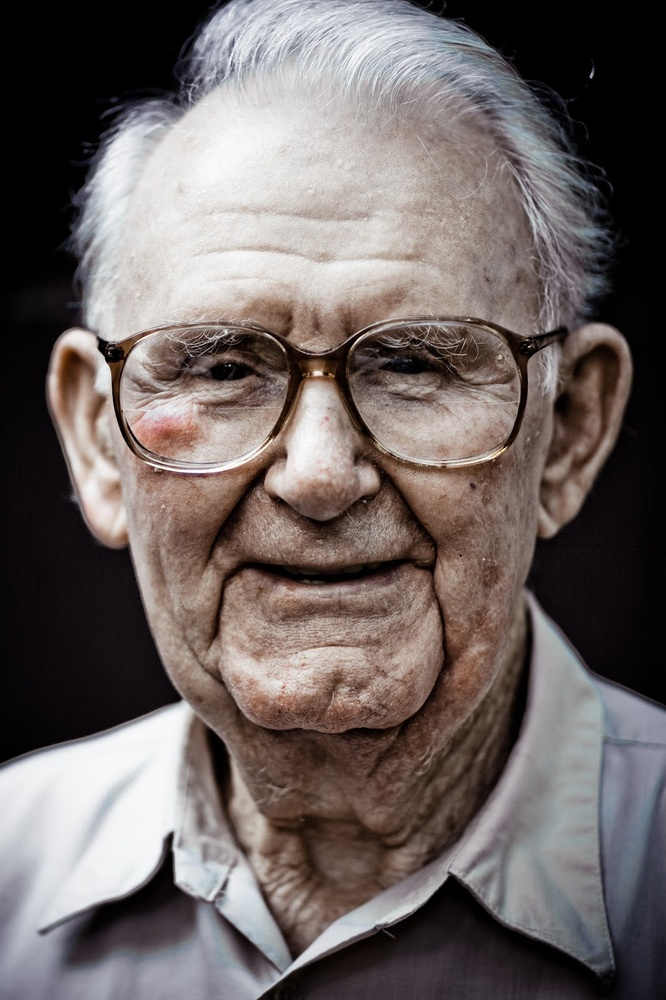
#> input picture Humans/1 (1).jpeg, 666 x 1000 px, shrunk from 1066 x 1600 before the run
$ python blurFace.py
#> lines starting #> are read from the running program, lines starting #| are printed output that depends on the picture
import cv2
import matplotlib.pyplot as plt

FD = cv2.CascadeClassifier('haarcascade_frontalface_default.xml')


def blurFaces(img, fname):
#> called with fname = '1 (1)'
    faces = FD.detectMultiScale(img, scaleFactor=1.1, minNeighbors=4)
#> faces = [[58, 164, 530, 530]]

    for x, y, w, h in faces:
        cv2.rectangle(img, (x, y), (x + w, y + h), (255, 255, 255), 2)
        face = img[y:y + h, x:x + w]
        height, width = face.shape[0], face.shape[1]
        img[y:y + height, x:x + width] = cv2.GaussianBlur(face, (95, 95), 30)
#> this loop made 1 pass
#> (x, y, w, h, height, width) on pass 1: (58, 164, 530, 530, 530, 530)
#> pass 1, in blurFaces, `face = img[y:y + h, x:x + w]`:
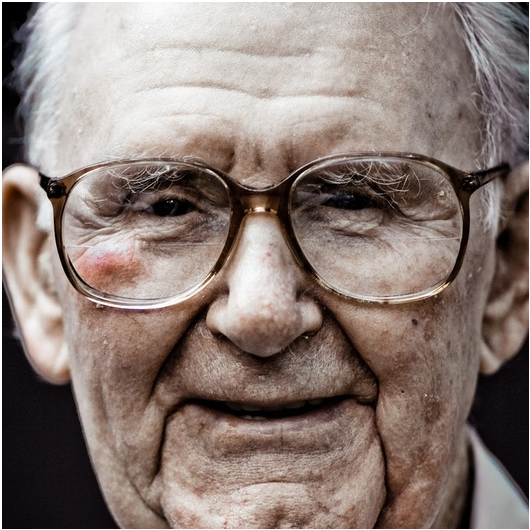
#> face: shape (530, 530, 4); mean B, G, R, A 117, 123.2, 138.6, 252.1
#> after the loop:
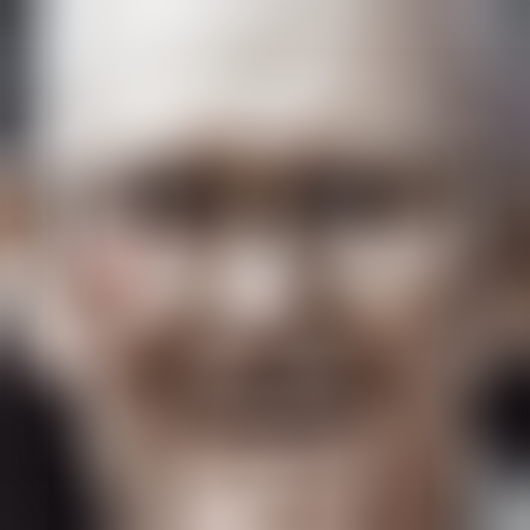
#> face: shape (530, 530, 4); mean B, G, R, A 116.4, 122.7, 138.1, 253
#> after the loop:
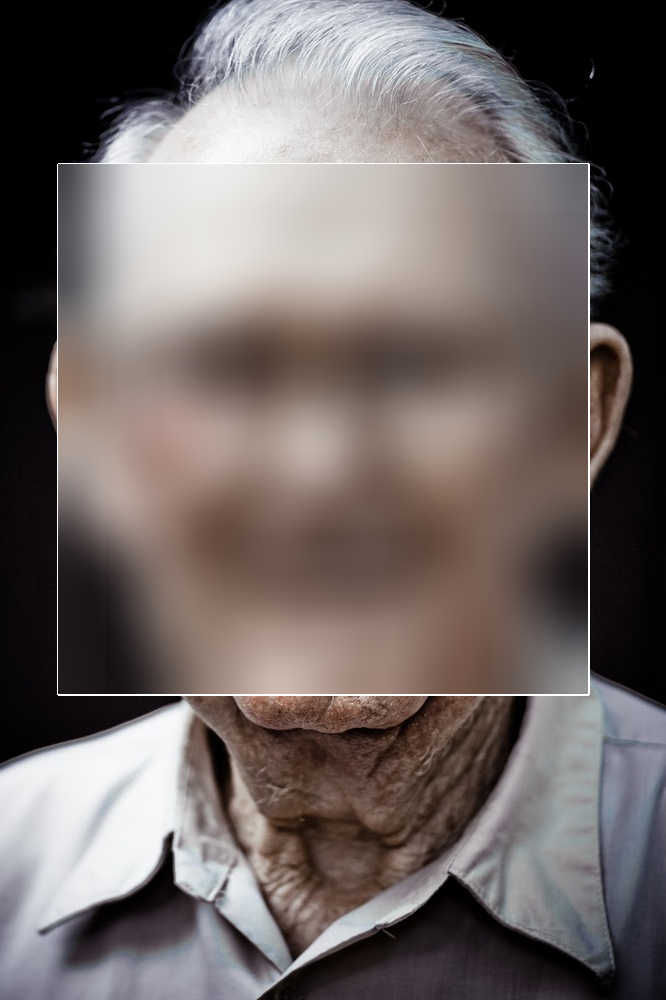
#> img: shape (1000, 666, 4); mean B, G, R, A 100.8, 102.4, 111.3, 253

    plt.axis('off')
    plt.imshow(cv2.cvtColor(img, cv2.COLOR_RGB2BGR))
    plt.show()
    filename = fname + "Blurred.png"
    print(filename)
    cv2.imwrite(str(filename), img)
    print("done")


file = 'Humans/1 (1).jpeg'
image = cv2.cvtColor(cv2.imread(file), cv2.IMREAD_GRAYSCALE)
name = file.split("/")[1]
name = name.split(".")[0]
blurFaces(image, name)

$ run again, with Humans/1 (10).jpeg copied over Humans/1 (1).jpeg
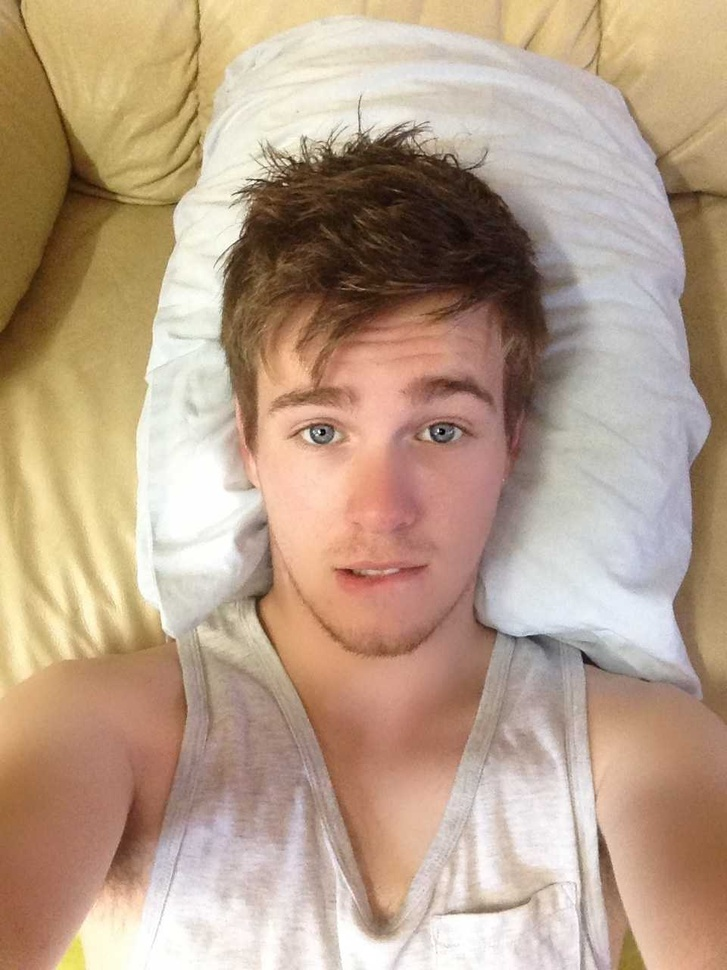
#> input picture Humans/1 (10).jpeg, 727 x 970 px, shrunk from 960 x 1280 before the run
#> faces = [[251, 784, 49, 49], [262, 884, 57, 57], [165, 880, 61, 61], [498, 785, 79, 79], [198, 279, 376, 376]]
#> the loop in blurFaces, `for x, y, w, h in faces:` made 5 passes
#> (x, y, w, h, height, width) on passes 1 to 5: (251, 784, 49, 49, 49, 49), (262, 884, 57, 57, 57, 57), (165, 880, 61, 61, 61, 61), (498, 785, 79, 79, 79, 79), (198, 279, 376, 376, 376, 376)
#> after the loop in blurFaces, `for x, y, w, h in faces:`:
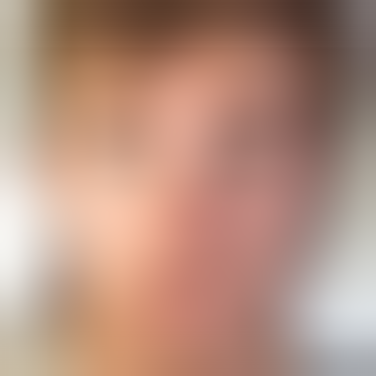
#> face: shape (376, 376, 4); mean B, G, R, A 127.3, 143.6, 180.3, 252.2
#> after the loop in blurFaces, `for x, y, w, h in faces:`:
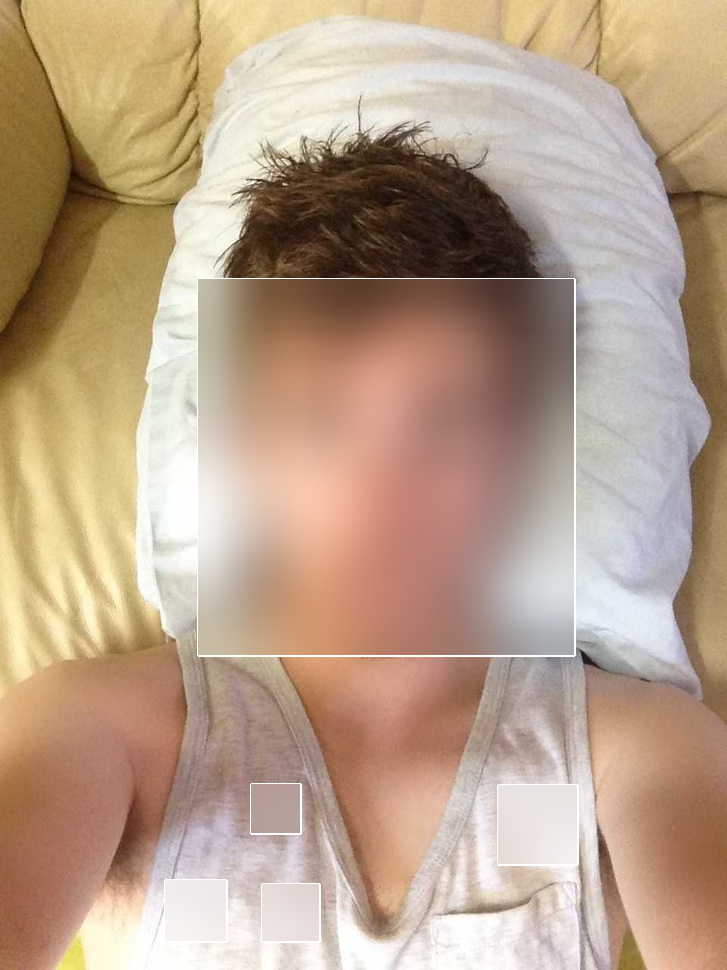
#> img: shape (970, 727, 4); mean B, G, R, A 138, 160.4, 185.4, 252.7

$ run again, with Humans/1 (11).jpeg copied over Humans/1 (1).jpeg
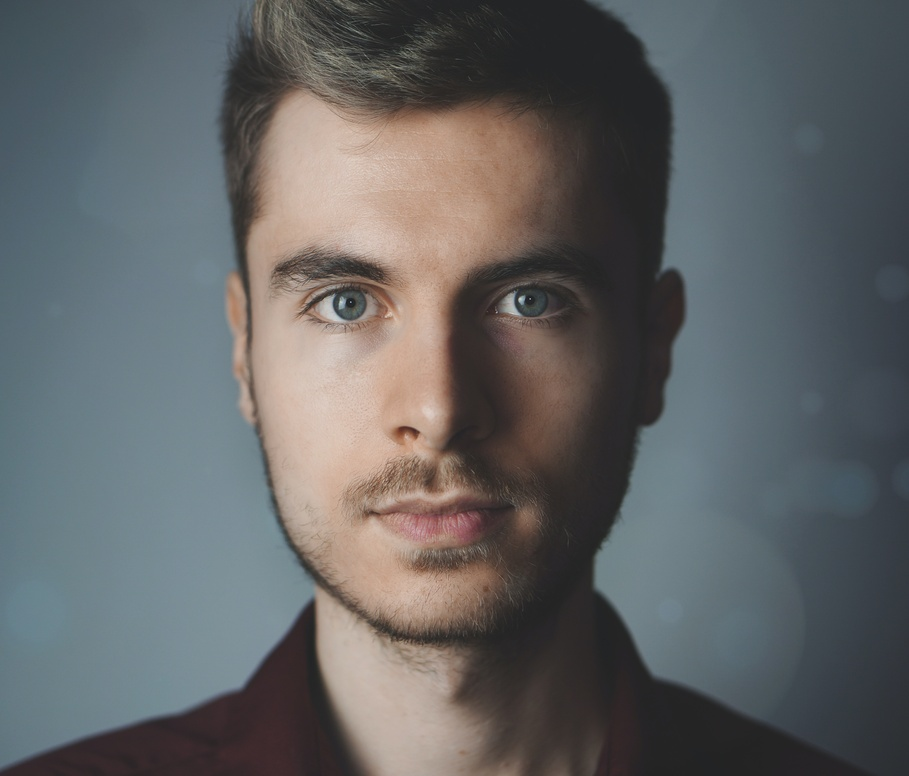
#> input picture Humans/1 (11).jpeg, 909 x 776 px, shrunk from 4684 x 4000 before the run
#> faces = [[180, 102, 514, 514]]
#> the loop in blurFaces, `for x, y, w, h in faces:` made 1 pass
#> (x, y, w, h, height, width) on pass 1: (180, 102, 514, 514, 514, 514)
#> after the loop in blurFaces, `for x, y, w, h in faces:`:
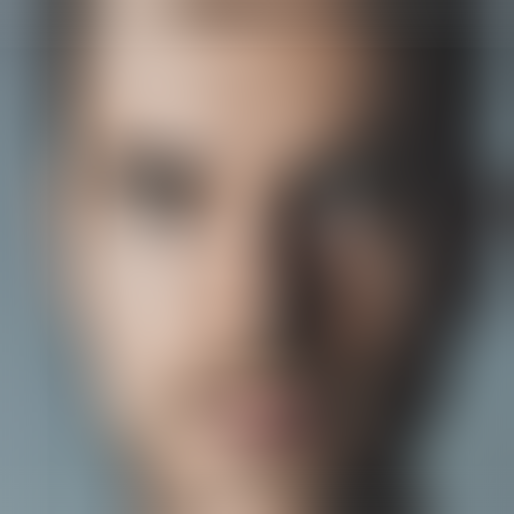
#> face: shape (514, 514, 4); mean B, G, R, A 106.9, 113.1, 123.4, 253
#> after the loop in blurFaces, `for x, y, w, h in faces:`:
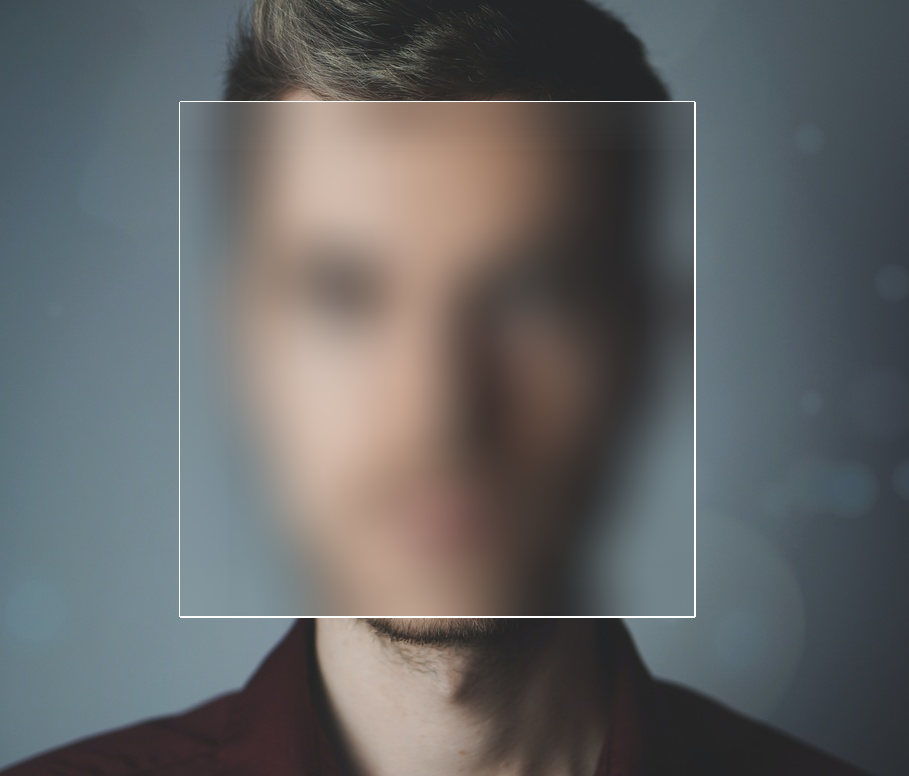
#> img: shape (776, 909, 4); mean B, G, R, A 101.4, 100.6, 99.1, 253.1

$ run again, with Humans/1 (10).jpg copied over Humans/1 (1).jpeg
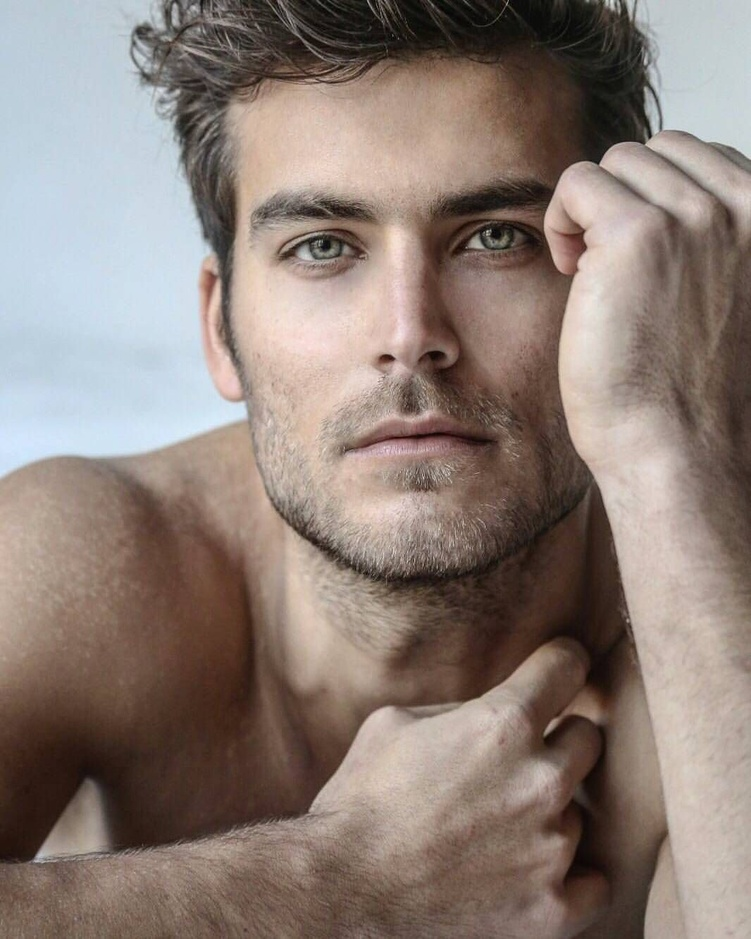
#> input picture Humans/1 (10).jpg, 751 x 939 px, shrunk from 1066 x 1332 before the run
#> faces = [[181, 70, 446, 446]]
#> the loop in blurFaces, `for x, y, w, h in faces:` made 1 pass
#> (x, y, w, h, height, width) on pass 1: (181, 70, 446, 446, 446, 446)
#> after the loop in blurFaces, `for x, y, w, h in faces:`:
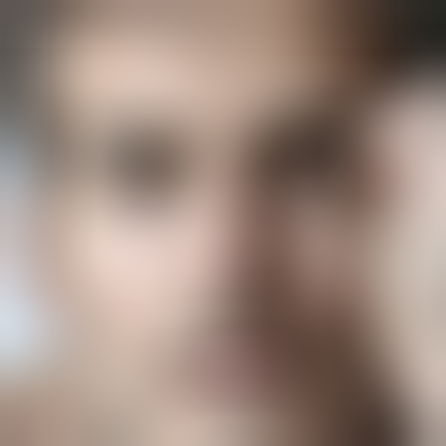
#> face: shape (446, 446, 4); mean B, G, R, A 127, 137.5, 157.7, 252.7
#> after the loop in blurFaces, `for x, y, w, h in faces:`:
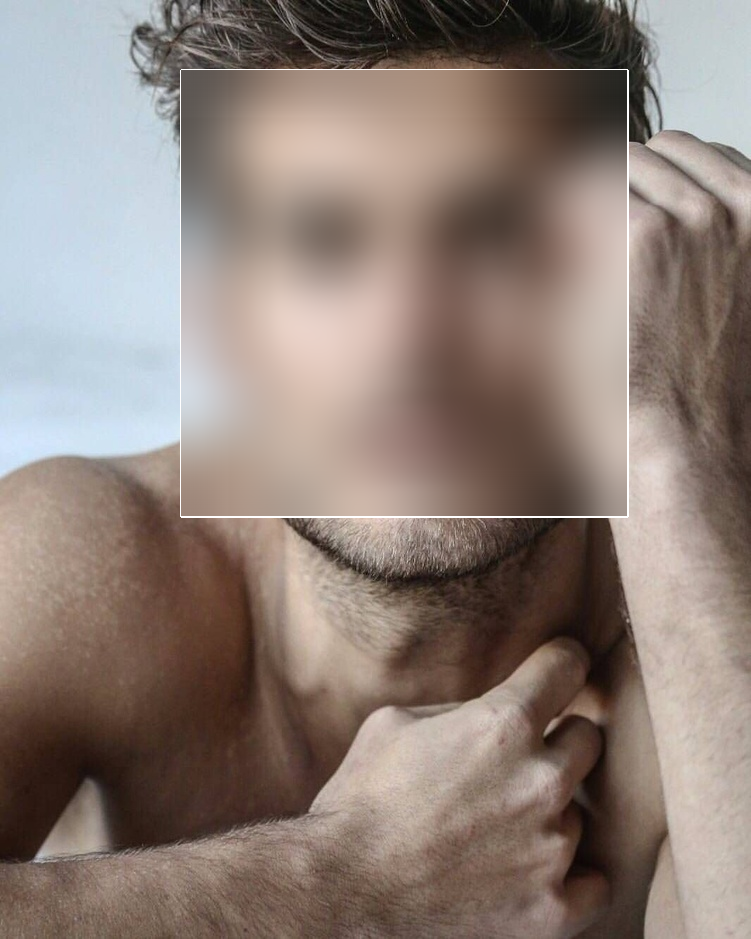
#> img: shape (939, 751, 4); mean B, G, R, A 119.4, 126.9, 141.3, 253.4
